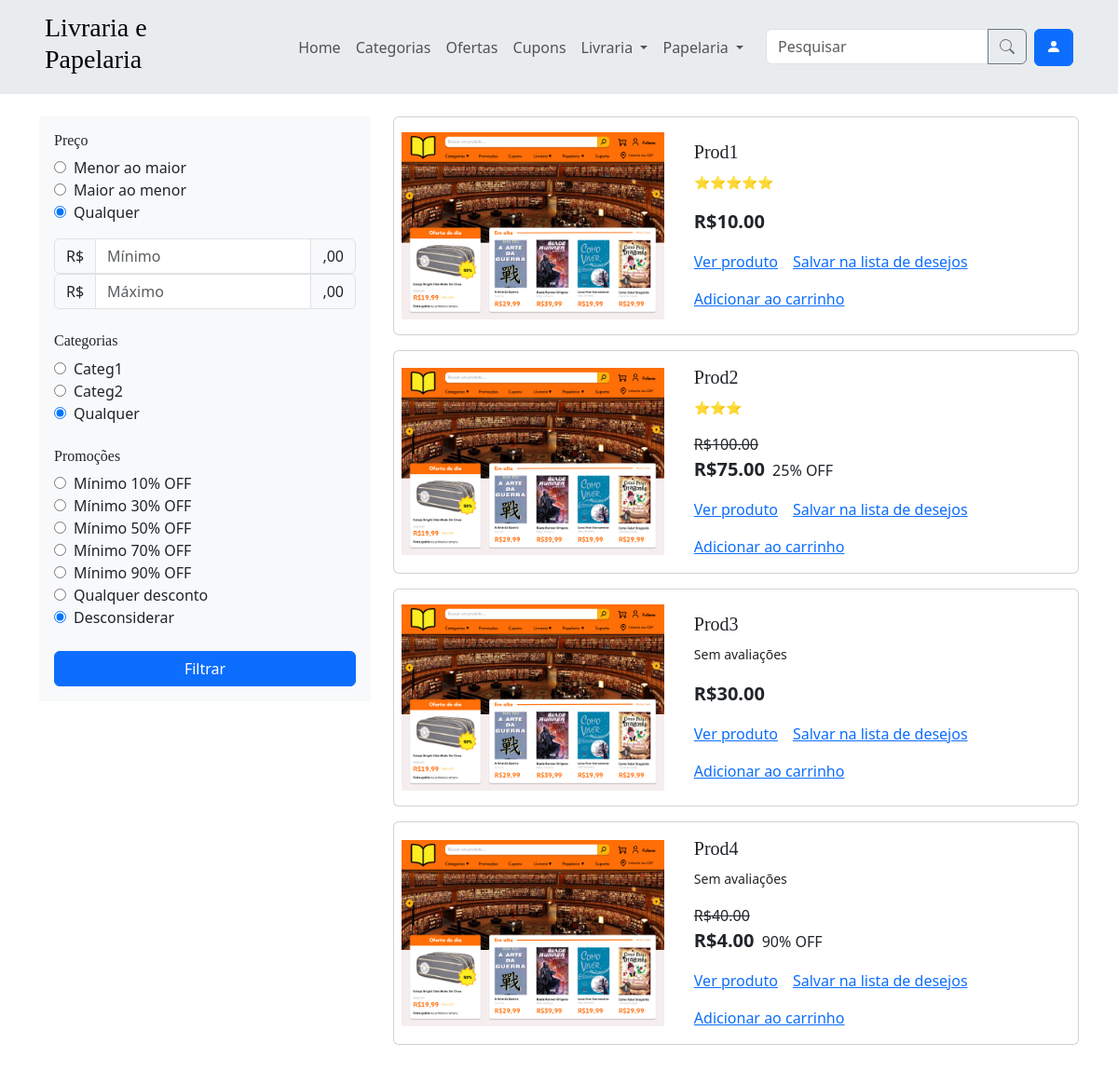
Screenshot of /pesquisa/ with the database file from the repository.
### app/models.py (models this page shows, shortened)
class Categoria(models.Model):
    class TipoChoices(models.TextChoices):
        LIVRARIA = 'LIVRARIA', 'Livraria'
        PAPELARIA = 'PAPELARIA', 'Papelaria'
    nome = models.CharField(max_length=50)
    produtos = models.ManyToManyField(Produto)
    tipo = models.CharField(
        max_length=15,
        choices=TipoChoices.choices,
        null=True,
    )
    class Meta:
        verbose_name = verbose_name_plural = 'Categoria'

class Produto(models.Model):
    nome = models.CharField(max_length=50)
    preco = models.DecimalField(max_digits=10, decimal_places=2)
    descricao = models.TextField(null=True, blank=True)
    is_ativo = models.BooleanField(default=True)
    class Meta:
        verbose_name = verbose_name_plural = 'Produto'

### app/views.py (the view, shortened to what this page needs)
# urls.py: path('pesquisa/', views.pesquisa, name='pesquisa'),
@user_passes_test(usuario_comum)
def pesquisa(request):
    filtros = request.GET.copy()
    def existe(chave):
        return chave in filtros.keys() and filtros[chave] != ''
    if not existe('OrdemPreco'):
        filtros['OrdemPreco'] = 'Qualquer'
    if not existe('Categoria'):
        filtros['Categoria'] = 'Qualquer'
    if not existe('Promocao'):
        filtros['Promocao'] = 'Desconsiderar'
    if not existe('Busca'):
        filtros['Busca'] = ''
    produtos = Produto.objects.all()
    print(filtros['Busca'])
    produtos = produtos.filter(nome__icontains=filtros['Busca'])
    if filtros['Categoria'] != 'Qualquer':
        produtos = produtos.filter(categoria=filtros['Categoria'])
        filtros['Categoria'] = int(filtros['Categoria'])
    produtos = produtos_processor(request, produtos)['produtos']
    if existe('Minimo'):
        produtos = [produto for produto in produtos if produto.preco >= float(filtros['Minimo'])]
    if existe('Maximo'):
        produtos = [produto for produto in produtos if produto.preco <= float(filtros['Maximo'])]
    if filtros['OrdemPreco'] != 'Qualquer':
        if filtros['OrdemPreco'] == 'Asc':
            reverse = False
        elif filtros['OrdemPreco'] == 'Desc':
            reverse = True
        produtos = sorted(produtos, key=lambda produto: produto.preco, reverse=reverse)
    return render(request, 'pesquisa.html', {'produtos': produtos, 'filtros': filtros})

### app/context_processors.py (called while the page is built)
def categorias_processor(request):
    categorias = Categoria.objects.all()
    categorias_livraria = categorias.filter(tipo='LIVRARIA')[:10]
    categorias_papelaria = categorias.filter(tipo='PAPELARIA')[:10]
    categorias = categorias[:10]
    return {
        'categorias': categorias,
        'categorias_livraria': categorias_livraria,
        'categorias_papelaria': categorias_papelaria
    }

### app/views.py (called while the page is built)
def usuario_comum(user):
    return not user.is_staff

### app/templates/pesquisa.html (shortened to what this page needs)
{% extends 'components/base.html' %}
{% block content %}
<div class="row">
  <div class="col-md-4">
    <aside id="offcanvasResponsive" class="offcanvas-md offcanvas-start d-flex flex-column flex-shrink-0 p-3 bg-body-tertiary" style="">
        <div class="offcanvas-body">
          <form action="{% url 'pesquisa' %}" class="d-flex flex-column gap-4">
            <div>
              <h6>Preço</h6>
              <div><input {% if filtros.OrdemPreco == 'Asc' %} checked {% endif %} name="OrdemPreco" value="Asc" type="radio"><span class="ms-2">Menor ao maior</span></div>
              <div><input {% if filtros.OrdemPreco == 'Desc' %} checked {% endif %} name="OrdemPreco" value="Desc" type="radio"><span class="ms-2">Maior ao menor</span></div>
              <div><input {% if filtros.OrdemPreco == 'Qualquer' %} checked {% endif %} name="OrdemPreco" value="Qualquer" type="radio"><span class="ms-2">Qualquer</span></div>
              <div class="input-group mt-3">
                <span class="input-group-text">R$</span>
                <input {% if filtros.Minimo %} value="{{ filtros.Minimo }}" {% endif %} type="number" placeholder="Mínimo" name="Minimo" class="form-control">
                <span class="input-group-text">,00</span>
              </div>
              <div class="input-group">
                <span class="input-group-text">R$</span>
                <input {% if filtros.Maximo %} value="{{ filtros.Maximo }}" {% endif %} type="number" placeholder="Máximo" name="Maximo" class="form-control">
                <span class="input-group-text">,00</span>
              </div>
            </div>
            <div>
            <h6>Categorias</h6>
              {% for categoria in categorias %}
                <div><input {% if categoria.id == filtros.Categoria %} checked {% endif %} name="Categoria" value="{{ categoria.id }}" type="radio"><span class="ms-2">{{ categoria.nome }}</span></div>
              {% endfor %}
              <div><input {% if filtros.Categoria == 'Qualquer' %} checked {% endif %} name="Categoria" value="Qualquer" type="radio"><span class="ms-2">Qualquer</span></div>
            </div>
            <div>
              <h6>Promoções</h6>
              <div><input {% if filtros.Promocao == '0.10' %} checked {% endif %} name="Promocao" value="0.10" type="radio"><span class="ms-2">Mínimo 10% OFF</span></div>
              <div><input {% if filtros.Promocao == '0.30' %} checked {% endif %} name="Promocao" value="0.30" type="radio"><span class="ms-2">Mínimo 30% OFF</span></div>
              <div><input {% if filtros.Promocao == '0.50' %} checked {% endif %} name="Promocao" value="0.50" type="radio"><span class="ms-2">Mínimo 50% OFF</span></div>
              <div><input {% if filtros.Promocao == '0.70' %} checked {% endif %} name="Promocao" value="0.70" type="radio"><span class="ms-2">Mínimo 70% OFF</span></div>
              <div><input {% if filtros.Promocao == '0.90' %} checked {% endif %} name="Promocao" value="0.90" type="radio"><span class="ms-2">Mínimo 90% OFF</span></div>
              <div><input {% if filtros.Promocao == 'Qualquer desconto' %} checked {% endif %} name="Promocao" value="Qualquer desconto" type="radio"><span class="ms-2">Qualquer desconto</span></div>
              <div><input {% if filtros.Promocao == 'Desconsiderar' %} checked {% endif %} name="Promocao" value="Desconsiderar" type="radio"><span class="ms-2">Desconsiderar</span></div>
            </div>
            <div><input class="w-100 btn btn-primary" type="submit" value="Filtrar"></div>
          </form>
      </div>
    </aside>
  </div>
  <div class="col col-md-8">
    {% for produto in produtos %}
      <div class="card mb-3 w-100 text-decoration-none">
        <div class="row g-0 align-items-center">
          <div class="col-md-5 p-3 ps-md-2">
          {% load static %}
            <img src="{% static 'img/teste.png' %}" class="img-fluid" alt="...">
          </div>
          <div class="col-md-7">
            <div class="card-body">
              <h5 class="card-title mb-2">{{ produto.nome }}</h5>
              <p class="card-text"><small>{{ produto.nota }}</small></p>
              {% if produto.tem_promocao %}
                <p class="card-text mt-3 mb-0 text-decoration-line-through">R${{ produto.preco_sem_desconto|floatformat:2 }}</p>
                <p class="card-text">
                  <span class="fw-bold lead me-1">R${{ produto.preco|floatformat:2 }}</span>
                  {{ produto.desconto|floatformat:0 }}% OFF
                </p>
              {% else %}
                <p class="card-text">
                  <span class="fw-bold lead me-1">R${{ produto.preco|floatformat:2 }}</span>
                </p>
              {% endif %}
              <div class="d-flex gap-3 flex-wrap mt-3">
                <a href="{% url 'produto' id_produto=produto.id %}">Ver produto</a>
                <a href="{% url 'lista_de_desejos_adicionar' id_produto=produto.id %}">Salvar na lista de desejos</a>
                <a href="#">Adicionar ao carrinho</a>
              </div>
            </div>
          </div>
        </div>
      </div>
    {% empty %}
      <p>Nenhum produto corresponde à sua pesquisa.</p>
      <p>Verifique os filtros e o termo de busca.</p>
    {% endfor %}
  </div>
</div>
{% endblock %}

### app/templates/components/base.html (style rules this page uses)
h1, h2, h3, h4, h5, h6 { font-family: "Playfair Display", Georgia, "Times New Roman", serif; }

### rows the page displays
Categoria: nome "Categ1"
Categoria: nome "Categ2"
Produto: nome "Prod1", nota "⭐⭐⭐⭐⭐", preco "10.00"
Produto: nome "Prod2", nota "⭐⭐⭐", preco_sem_desconto "100.00", preco "75.00", desconto "25"
Produto: nome "Prod3", nota "Sem avaliações", preco "30.00"
Produto: nome "Prod4", nota "Sem avaliações", preco_sem_desconto "40.00", preco "4.00", desconto "90"
